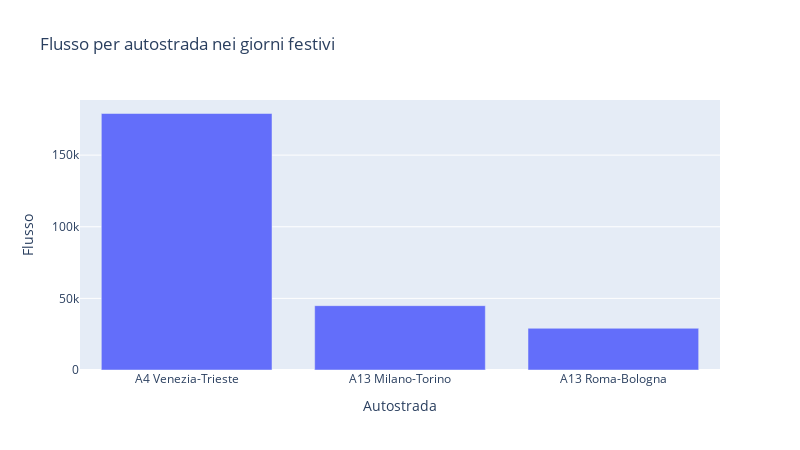

Notebook code for this chart:
### Code cell
px.bar(x = ["A4 Venezia-Trieste", "A13 Milano-Torino", "A13 Roma-Bologna"], y=  [A4_festivi, A13_nord_festivi, A13_sud_festivi], width=800, height=450, labels={'x': 'Autostrada', 'y':'Flusso'}, title="Flusso per autostrada nei giorni festivi")

### Figure 1 — Plotly figure (JSON) as saved in the notebook; plotly's stock layout.template omitted (floating-point values rounded to 4 significant figures)
{"data": [{"alignmentgroup": "True", "hovertemplate": "Autostrada=%{x}<br>Flusso=%{y}<extra></extra>", "legendgroup": "", "marker": {"color": "#636efa", "pattern": {"shape": ""}}, "name": "", "offsetgroup": "", "orientation": "v", "showlegend": false, "textposition": "auto", "type": "bar", "x": ["A4 Venezia-Trieste", "A13 Milano-Torino", "A13 Roma-Bologna"], "xaxis": "x", "y": [179053, 44908, 29115], "yaxis": "y"}], "layout": {"barmode": "relative", "height": 450, "legend": {"tracegroupgap": 0}, "title": {"text": "Flusso per autostrada nei giorni festivi"}, "width": 800, "xaxis": {"anchor": "y", "domain": [0, 1], "title": {"text": "Autostrada"}}, "yaxis": {"anchor": "x", "domain": [0, 1], "title": {"text": "Flusso"}}}}
